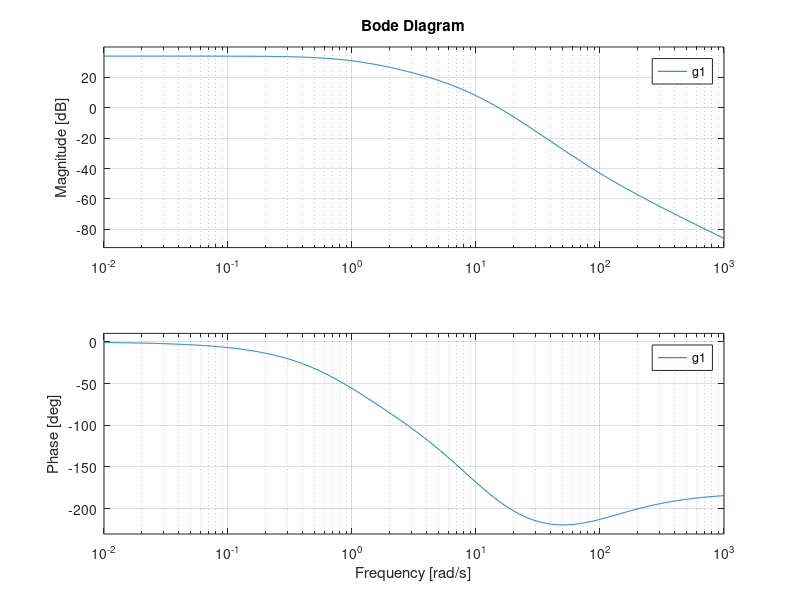
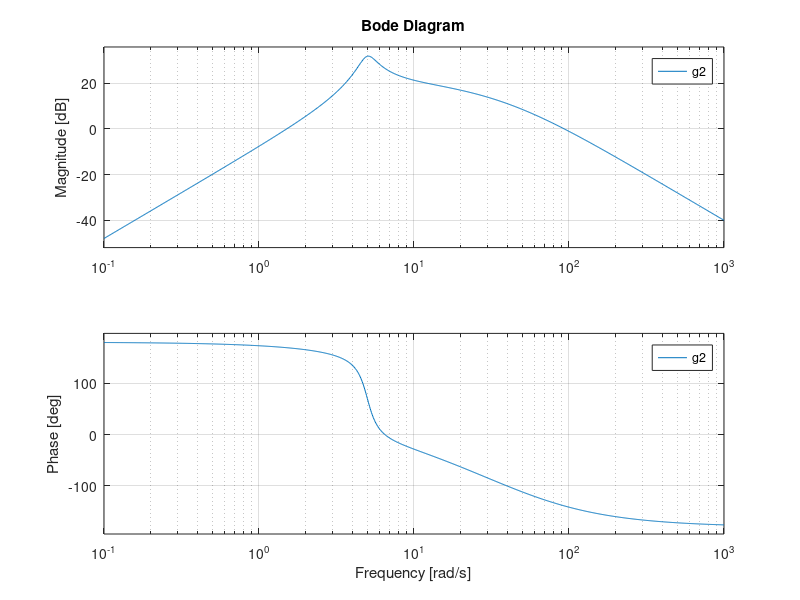

MATLAB code for these plots, in order:
% Exercicio 2, at.3 - controle
clear all
close all
clc

s = tf('s');

g1 = (50*(s+100))/((s+1)*(s+10)^2);
g2 = (10^4*s^2)/((s^2+1.25*s+25)*(s+20)*(s+50));

bode(g1);

figure
bode(g2);

